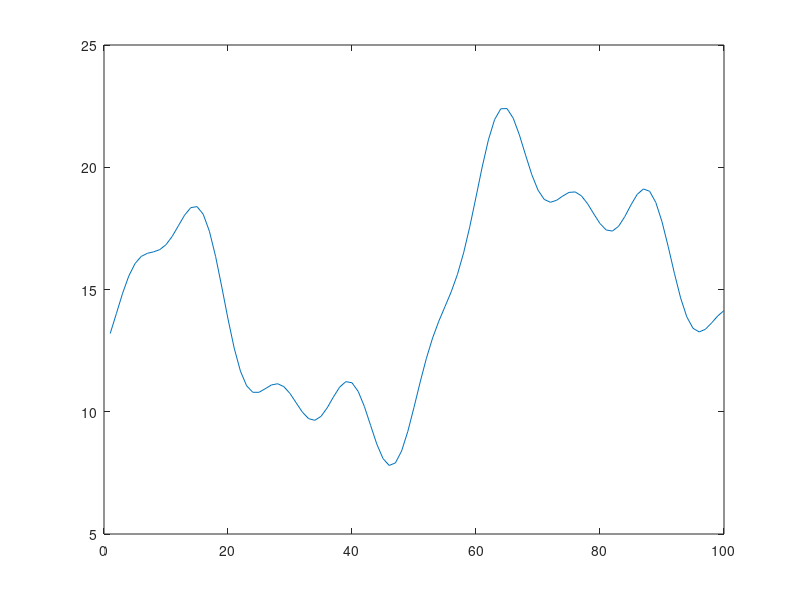

This figure's MATLAB source: (Note: this script raises an error after producing the figure.)
close all
clear
clc

t = 0:99;
P = [100, 50, 25, 12]
theta = [1.2 4.3, 3.4, 4.6]
A = [4 3 2 1]
% A = 1;
% P = 100;
% theta = 1.2;


dc_offset = 15;

y = dc_offset;
for i = 1:length(A)
    y = y + A(i)*cos(2*pi*1/P(i)*t + theta(i));
end

plot(y)

rander = zeros(1, length(t));

for i = 1:length(rander)
    
    if mod(i,4) == 0
        rander(i) = (-0.5+rand(1,1))*1.2;
    end
end

% y = y + rander;


fun = @(x)loopClosure(theta, t, y, x);


resMajor = [];

parfor i = 1:50
    
guess = zeros(length(theta),3);
guess(:,1) = rand(length(theta),1)*5;
guess(:,2) = rand(length(theta),1)*150 %[150, 75, 50, 25]+rand(1,length(theta))*10;
guess(:,3) = rand(length(theta),1)*2*pi;
guess = guess';
guess = guess(:);
guess(end+1) = mean(y);

x0 = [guess'];

[x, resnorm] = lsqnonlin(fun, x0);

resMinor = [resnorm , x];
resMajor = [resMajor; resMinor];

end 

resMajor = sortrows(resMajor,1);
x = resMajor(1,2:end)

model = 0;
for i = 1:3:length(theta)*3
    
   model = model + x(i)*cos(2*pi*1/x(i+1)*t + x(i+2));
   
end
model = x(length(theta)*3 + 1) + model;

plot(y,'r')
hold on
plot(model)




% 
% x0 = [guess(1), guess(2),0,0];
% 
% % x0 = [70, 20, 0, 0];
% 
% [x, resnorm] = lsqnonlin(fun, x0);
% 
% resMajor = [resMajor; resnorm , x]
% 
% end 
% 

% 
% z = cos(2*pi*1/x(1)*t + x(3)) + cos(2*pi*1/x(2)*t + x(4));
% 
% plot(z)
% hold on
% plot(y, 'r')







